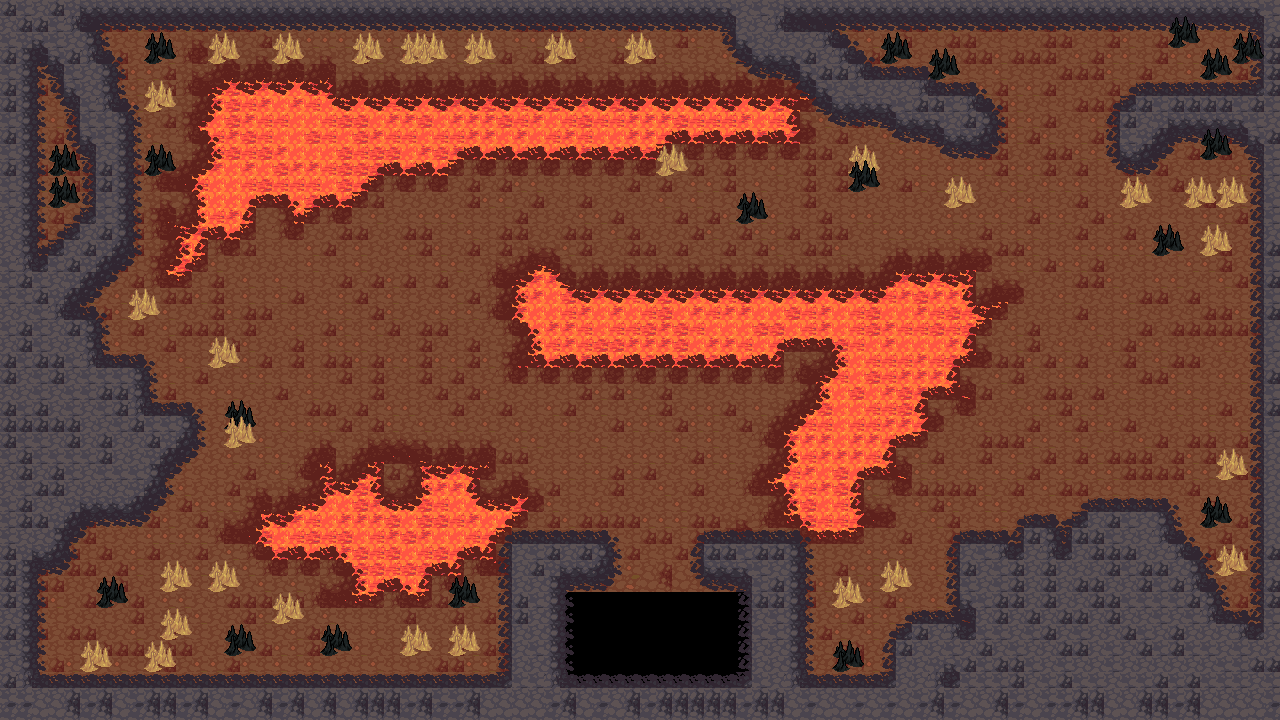

Below is a game level as drawn by its tile map, then a one-line description and the .tmx that defines it (tile-layer data replaced by summaries):
An orthogonal 80x45 tile map with 16x16 px tiles, 5 tile layers (Tile Layer 1, Tile Layer 2, Tile Layer 3, Tile Layer 4, ...) and 73 objects (38x wall, 15x water, 6x impfall, 3x imp, 3x slime, ...).

<map version="1.0" tiledversion="1.0.3" orientation="orthogonal" renderorder="right-down" width="80" height="45" tilewidth="16" tileheight="16" nextobjectid="77">
 <tileset firstgid="1" source="LPC_Terrain/Terrain.tsx" />
 <layer name="Tile Layer 1" width="80" height="45">
  <data>[3600 cells, 3600 non-empty, 3 distinct tile ids]</data>
 </layer>
 <layer name="Tile Layer 2" width="80" height="45">
  <data>[3600 cells, 3503 non-empty, 4 distinct tile ids]</data>
 </layer>
 <layer name="Tile Layer 3" width="80" height="45">
  <data>[3600 cells, 3100 non-empty, 16 distinct tile ids]</data>
 </layer>
 <layer name="Tile Layer 4" width="80" height="45">
  <data>[3600 cells, 1035 non-empty, 15 distinct tile ids]</data>
 </layer>
 <layer name="Tile Layer 5" width="80" height="45">
  <data>[3600 cells, 51 non-empty, 2 distinct tile ids]</data>
 </layer>
 <objectgroup name="Object Layer 1" visible="0">
  <object id="1" name="water" x="136" y="82.6667" width="660" height="61.3333" />
  <object id="2" name="water" x="185.333" y="144" width="260" height="22.6667" />
  <object id="3" name="water" x="193.333" y="172" width="172" height="20" />
  <object id="4" name="water" x="200" y="196" width="126.667" height="25.3333" />
  <object id="5" name="water" x="177.333" y="225.333" width="33.3333" height="50.6667" />
  <object id="6" name="water" x="517.333" y="282.667" width="478.667" height="73.3333" />
  <object id="7" name="water" x="784" y="409.333" width="84" height="118.667" />
  <object id="8" name="water" x="821.333" y="350.667" width="30.6667" height="74.6667" />
  <object id="9" name="water" x="856" y="342.667" width="34.6667" height="142.667" />
  <object id="10" name="water" x="890.667" y="341.333" width="33.3333" height="89.3333" />
  <object id="11" name="water" x="925.333" y="345.333" width="28" height="56" />
  <object id="12" name="water" x="317.333" y="458.667" width="172" height="104" />
  <object id="13" name="water" x="256" y="516" width="80" height="36" />
  <object id="14" name="water" x="336" y="564" width="117.333" height="25.3333" />
  <object id="15" name="water" x="486.667" y="496" width="34.6667" height="29.3333" />
  <object id="16" name="wall" x="5.33333" y="-18.6667" width="24" height="741.333" />
  <object id="17" name="wall" x="32" y="269.333" width="22.6667" height="300" />
  <object id="18" name="wall" x="60" y="318.667" width="24" height="221.333" />
  <object id="19" name="wall" x="94.6667" y="368" width="42.6667" height="142.667" />
  <object id="20" name="wall" x="145.333" y="413.333" width="10.6667" height="86.6667" />
  <object id="21" name="wall" x="165.333" y="413.333" width="17.3333" height="42.6667" />
  <object id="22" name="wall" x="60" y="229.333" width="42.6667" height="65.3333" />
  <object id="23" name="wall" x="105.333" y="114.667" width="16" height="138.667" />
  <object id="24" name="wall" x="86.6667" y="66.6667" width="21.3333" height="58.6667" />
  <object id="25" name="wall" x="65.3333" y="-13.3333" width="17.3333" height="73.3333" />
  <object id="26" name="wall" x="86.6667" y="-14.6667" width="1206.67" height="30.6667" />
  <object id="27" name="wall" x="738.667" y="14.6667" width="12" height="37.3333" />
  <object id="28" name="wall" x="752" y="50.6667" width="94.6667" height="13.3333" />
  <object id="29" name="wall" x="789.333" y="68" width="69.3333" height="12" />
  <object id="30" name="wall" x="829.333" y="82.6667" width="98.6667" height="22.6667" />
  <object id="31" name="wall" x="897.333" y="112" width="88" height="12" />
  <object id="32" name="wall" x="948" y="129.333" width="41.3333" height="9.33333" />
  <object id="33" name="wall" x="932" y="96" width="37.3333" height="14.6667" />
  <object id="34" name="wall" x="777.333" y="24" width="49.3333" height="26.6667" />
  <object id="35" name="wall" x="1116" y="101.333" width="33.3333" height="54.6667" />
  <object id="36" name="wall" x="1148" y="96" width="148" height="33.3333" />
  <object id="37" name="wall" x="1265.33" y="2.66667" width="28" height="717.333" />
  <object id="38" name="wall" x="2.66667" y="688" width="1292" height="36" />
  <object id="39" name="wall" x="748" y="546.667" width="50.6667" height="168" />
  <object id="40" name="wall" x="510.667" y="548" width="48" height="152" />
  <object id="41" name="wall" x="546.667" y="548" width="54.6667" height="22.6667" />
  <object id="42" name="wall" x="705.333" y="546.667" width="72" height="24" />
  <object id="43" name="wall" x="1096" y="516" width="68" height="201.333" />
  <object id="44" name="wall" x="1165.33" y="540" width="14.6667" height="172" />
  <object id="45" name="wall" x="1182.67" y="568" width="17.3333" height="145.333" />
  <object id="46" name="wall" x="1198.67" y="585.333" width="13.3333" height="145.333" />
  <object id="47" name="wall" x="1209.33" y="628" width="56" height="90.6667" />
  <object id="48" name="wall" x="1024" y="534.667" width="30.6667" height="177.333" />
  <object id="49" name="wall" x="1073.33" y="532" width="22.6667" height="174.667" />
  <object id="50" name="wall" x="1038.67" y="561.333" width="48" height="142.667" />
  <object id="51" name="wall" x="958.667" y="545.333" width="65.3333" height="161.333" />
  <object id="52" name="wall" x="914.667" y="621.333" width="57.3333" height="70.6667" />
  <object id="53" name="wall" x="890.667" y="645.333" width="40" height="53.3333" />
  <object id="54" name="map6" x="578.667" y="597.333" width="153.333" height="69.3333" />
  <object id="55" name="player" x="630.667" y="541.333" width="37.3333" height="20" />
  <object id="56" name="imp" x="512" y="44" width="18.6667" height="17.3333" />
  <object id="57" name="imp" x="681.333" y="49.3333" width="22.6667" height="18.6667" />
  <object id="58" name="imp" x="313.333" y="50.6667" width="20" height="9.33333" />
  <object id="59" name="skeleton" x="249.333" y="320" width="14.6667" height="14.6667" />
  <object id="60" name="skeleton" x="1173.33" y="218.667" width="14.6667" height="12" />
  <object id="61" name="slime" x="1042.67" y="418.667" width="21.3333" height="9.33333" />
  <object id="62" name="slime" x="1170.67" y="422.667" width="52" height="18.6667" />
  <object id="63" name="slime" x="1104" y="349.333" width="69.3333" height="42.6667" />
  <object id="64" name="goblin" x="646.667" y="208" width="10.6667" height="12" />
  <object id="65" name="goblin" x="389.333" y="326.667" width="22.6667" height="9.33333" />
  <object id="66" name="helmat" x="1044" y="126.667" width="14.6667" height="13.3333" />
  <object id="68" name="impfall" x="593.333" y="56" width="26.6667" height="26.6667" />
  <object id="69" name="impfall" x="1182.67" y="280" width="28" height="22.6667" />
  <object id="70" name="impfall" x="166.667" y="605.333" width="25.3333" height="32" />
  <object id="71" name="impfall" x="861.333" y="156" width="26.6667" height="25.3333" />
  <object id="72" name="impfall" x="178.667" y="312" width="29.3333" height="26.6667" />
  <object id="74" name="impfall" x="626.667" y="410.667" width="33.3333" height="20" />
  <object id="76" name="heart" x="1041.33" y="241.333" width="22.6667" height="14.6667" />
 </objectgroup>
</map>
